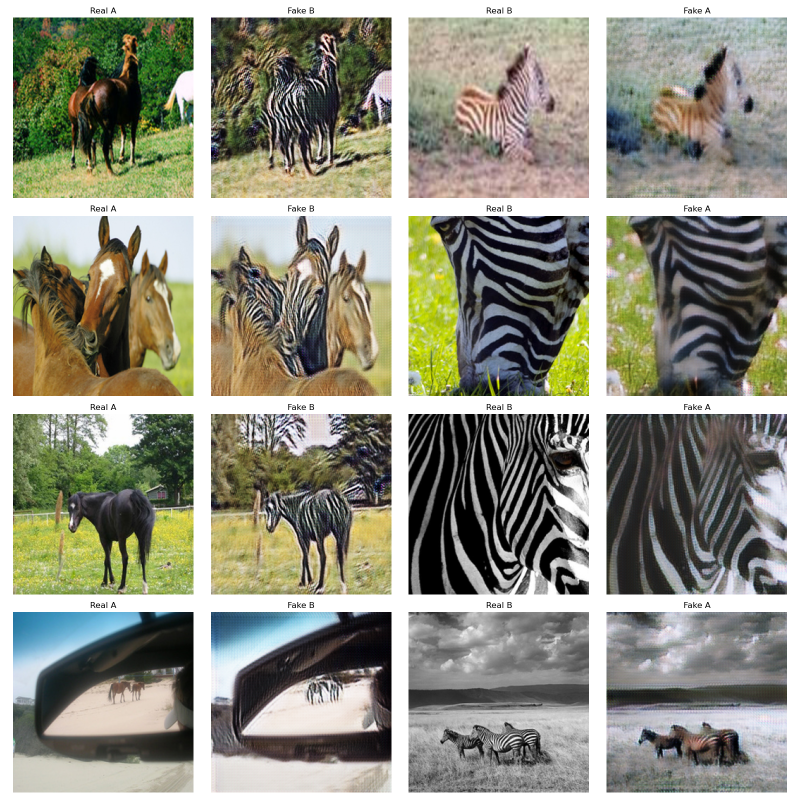
#> input picture samples/basic_horse2zebra/epoch_015.png, 1600 x 1600 px (shown at 1/2 size); its folder holds only this picture in this run
$ python -i data_loader.py   (imports and definitions only)
#> lines starting #> are read from the running program, lines starting #| are printed output that depends on the picture
#> further down, picture is the input picture: PIL image 1600x1600 RGBA; mean R, G, B, A 146.5, 146.6, 132.1, 255
import os
import paddle
from paddle.io import Dataset
from PIL import Image
import numpy as np
import random
from PIL import ImageEnhance

class UnpairedDataset(Dataset):
    """无配对图像数据集加载器"""

    # [32 lines left out: functions __init__, _get_images, not called in this run]

    def __len__(self):
        return self.length

    # [16 lines left out: function __getitem__, not called in this run]


class ImageTransforms:
    """图像变换类"""

    def __init__(self, image_size=256, is_train=True):
        self.image_size = image_size
        self.is_train = is_train

    def __call__(self, img):
        # 调整大小
        img = img.resize((self.image_size + 30, self.image_size + 30), Image.BICUBIC)
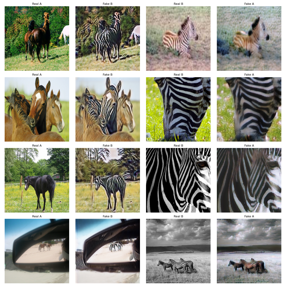
#> img: PIL image 286x286 RGBA; mean R, G, B, A 146.4, 146.5, 131.9, 255

        if self.is_train:
            # 随机裁剪
            x = np.random.randint(0, 30)
            y = np.random.randint(0, 30)
            img = img.crop((x, y, x + self.image_size, y + self.image_size))
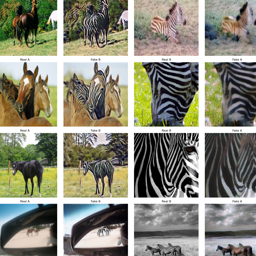
#> img: PIL image 256x256 RGBA; mean R, G, B, A 138, 137.5, 121.7, 255

            # 随机水平翻转
            if np.random.random() > 0.5:
                img = img.transpose(Image.FLIP_LEFT_RIGHT)
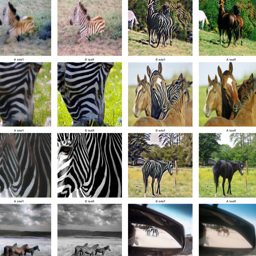
#> img: PIL image 256x256 RGBA; mean R, G, B, A 138, 137.5, 121.7, 255

            # 颜色抖动
            if np.random.random() > 0.5:
                img = self._color_jitter(img)
        else:
            # 中心裁剪
            img = img.crop((15, 15, 15 + self.image_size, 15 + self.image_size))

        # 转换为numpy数组
        img = np.array(img, dtype=np.float32)

        # 归一化到[-1, 1]
        img = (img / 255.0 - 0.5) / 0.5

        # 转换为CHW格式
        img = img.transpose((2, 0, 1))

        return paddle.to_tensor(img)

    def _color_jitter(self, img):
        """颜色抖动"""
        # 亮度
        if np.random.random() > 0.5:
            factor = np.random.uniform(0.8, 1.2)
            img = ImageEnhance.Brightness(img).enhance(factor)

        # 对比度
        if np.random.random() > 0.5:
            factor = np.random.uniform(0.8, 1.2)
            img = ImageEnhance.Contrast(img).enhance(factor)

        # 饱和度
        if np.random.random() > 0.5:
            factor = np.random.uniform(0.8, 1.2)
            img = ImageEnhance.Color(img).enhance(factor)

        # 色调
        if np.random.random() > 0.5:
            factor = np.random.uniform(-10, 10)
            img = ImageEnhance.Color(img).enhance(1.0)
            img = np.array(img)
            img = img.astype(np.float32)
            img[:, :, 0] = np.clip(img[:, :, 0] + factor, 0, 255)
            img = Image.fromarray(img.astype(np.uint8))

        return img


class ImagePool:
    """图像池，用于稳定训练"""

    def __init__(self, pool_size=50):
        self.pool_size = pool_size
        self.images = []

    # [21 lines left out: function query, not called in this run]


class DataAugmentation:
    """数据增强类"""

    # [147 lines left out: functions mixup, cutmix, _rand_bbox, create_dataloaders, download_dataset, not called in this run]

>>> from PIL import Image
>>> picture = Image.open('../samples/basic_horse2zebra/epoch_015.png')
>>> result = ImageTransforms()(picture)
#> (the run stopped early here; a loop or call above may not have finished)
